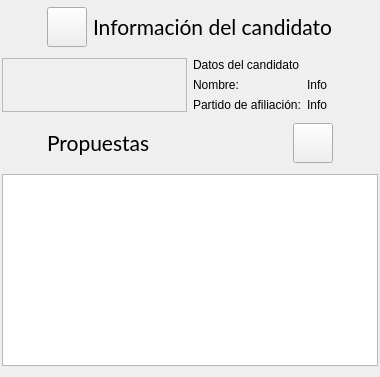
        <widget class="QWidget" name="infoCandidato">
         <layout class="QVBoxLayout" name="verticalLayout_11">
          <property name="leftMargin">
           <number>2</number>
          </property>
          <property name="topMargin">
           <number>2</number>
          </property>
          <property name="rightMargin">
           <number>2</number>
          </property>
          <item>
           <widget class="QWidget" name="barraInfoCandidato" native="true">
            <layout class="QHBoxLayout" name="horizontalLayout_19">
             <property name="leftMargin">
              <number>5</number>
             </property>
             <property name="topMargin">
              <number>5</number>
             </property>
             <property name="rightMargin">
              <number>5</number>
             </property>
             <property name="bottomMargin">
              <number>5</number>
             </property>
             <item>
              <spacer name="horizontalSpacer_32">
               <property name="orientation">
                <enum>Qt::Horizontal</enum>
               </property>
               <property name="sizeType">
                <enum>QSizePolicy::Fixed</enum>
               </property>
               <property name="sizeHint" stdset="0">
                <size>
                 <width>40</width>
                 <height>20</height>
                </size>
               </property>
              </spacer>
             </item>
             <item>
              <widget class="QPushButton" name="AdmIcono_6">
               <property name="minimumSize">
                <size>
                 <width>40</width>
                 <height>40</height>
                </size>
               </property>
               <property name="maximumSize">
                <size>
                 <width>50</width>
                 <height>50</height>
                </size>
               </property>
               <property name="text">
                <string/>
               </property>
              </widget>
             </item>
             <item>
              <widget class="QLabel" name="label_9">
               <property name="font">
                <font>
                 <family>Lato</family>
                 <pointsize>16</pointsize>
                </font>
               </property>
               <property name="text">
                <string>Información del candidato</string>
               </property>
              </widget>
             </item>
             <item>
              <spacer name="horizontalSpacer_27">
               <property name="orientation">
                <enum>Qt::Horizontal</enum>
               </property>
               <property name="sizeHint" stdset="0">
                <size>
                 <width>40</width>
                 <height>20</height>
                </size>
               </property>
              </spacer>
             </item>
            </layout>
           </widget>
          </item>
          <item>
           <layout class="QHBoxLayout" name="horizontalLayout_20">
            <item>
             <widget class="QFrame" name="frame">
              <property name="frameShape">
               <enum>QFrame::StyledPanel</enum>
              </property>
              <property name="frameShadow">
               <enum>QFrame::Raised</enum>
              </property>
             </widget>
            </item>
            <item>
             <layout class="QGridLayout" name="gridLayout">
              <item row="1" column="0">
               <widget class="QLabel" name="label_11">
                <property name="text">
                 <string>Nombre:</string>
                </property>
               </widget>
              </item>
              <item row="0" column="0">
               <widget class="QLabel" name="label_10">
                <property name="text">
                 <string>Datos del candidato</string>
                </property>
               </widget>
              </item>
              <item row="2" column="0">
               <widget class="QLabel" name="label_12">
                <property name="text">
                 <string>Partido de afiliación:</string>
                </property>
               </widget>
              </item>
              <item row="1" column="1">
               <widget class="QLabel" name="etiquetaNombreCand">
                <property name="text">
                 <string>Info</string>
                </property>
               </widget>
              </item>
              <item row="2" column="1">
               <widget class="QLabel" name="etiquetaPartidoAfil">
                <property name="text">
                 <string>Info</string>
                </property>
               </widget>
              </item>
             </layout>
            </item>
           </layout>
          </item>
          <item>
           <widget class="QWidget" name="barraPropuestas" native="true">
            <layout class="QHBoxLayout" name="horizontalLayout_21">
             <property name="leftMargin">
              <number>5</number>
             </property>
             <property name="topMargin">
              <number>5</number>
             </property>
             <property name="rightMargin">
              <number>5</number>
             </property>
             <property name="bottomMargin">
              <number>5</number>
             </property>
             <item>
              <spacer name="horizontalSpacer_5">
               <property name="orientation">
                <enum>Qt::Horizontal</enum>
               </property>
               <property name="sizeType">
                <enum>QSizePolicy::Fixed</enum>
               </property>
               <property name="sizeHint" stdset="0">
                <size>
                 <width>40</width>
                 <height>20</height>
                </size>
               </property>
              </spacer>
             </item>
             <item>
              <widget class="QLabel" name="label_13">
               <property name="font">
                <font>
                 <family>Lato</family>
                 <pointsize>16</pointsize>
                </font>
               </property>
               <property name="text">
                <string>Propuestas</string>
               </property>
              </widget>
             </item>
             <item>
              <spacer name="horizontalSpacer_28">
               <property name="orientation">
                <enum>Qt::Horizontal</enum>
               </property>
               <property name="sizeHint" stdset="0">
                <size>
                 <width>40</width>
                 <height>20</height>
                </size>
               </property>
              </spacer>
             </item>
             <item>
              <widget class="QPushButton" name="botonSalir_2">
               <property name="minimumSize">
                <size>
                 <width>40</width>
                 <height>40</height>
                </size>
               </property>
               <property name="maximumSize">
                <size>
                 <width>50</width>
                 <height>50</height>
                </size>
               </property>
               <property name="text">
                <string/>
               </property>
              </widget>
             </item>
             <item>
              <spacer name="horizontalSpacer_6">
               <property name="orientation">
                <enum>Qt::Horizontal</enum>
               </property>
               <property name="sizeType">
                <enum>QSizePolicy::Fixed</enum>
               </property>
               <property name="sizeHint" stdset="0">
                <size>
                 <width>40</width>
                 <height>20</height>
                </size>
               </property>
              </spacer>
             </item>
            </layout>
           </widget>
          </item>
          <item>
           <layout class="QHBoxLayout" name="horizontalLayout_22">
            <item>
             <widget class="QTableView" name="tableView_4"/>
            </item>
           </layout>
          </item>
         </layout>
        </widget>
